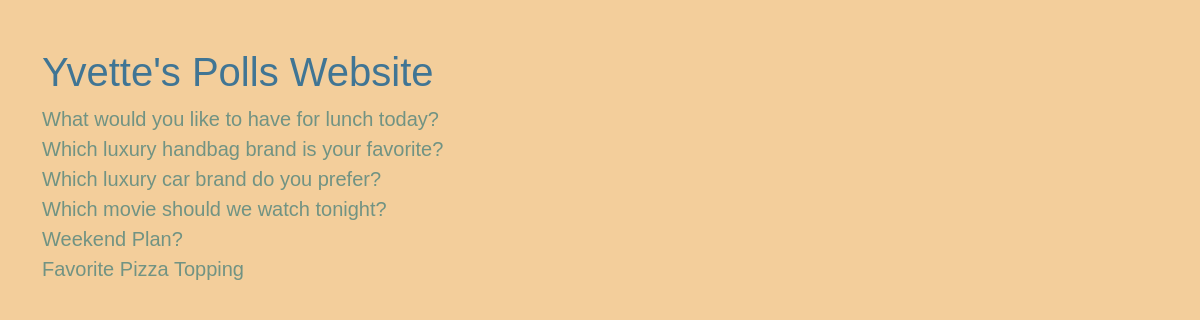
Screenshot of /polls/ with the database file from the repository.
### polls/models.py (models this page shows, shortened)
class Question(models.Model):
    question_text = models.CharField(max_length=200)
    pub_date = models.DateTimeField('date published')
    voter = models.CharField(max_length=50, null=True, blank=True)
    is_multiple_choice = models.BooleanField(default=False)

### polls/views.py (the view)
# urls.py: path('', views.IndexView.as_view(), name='index'),
class IndexView(generic.ListView):
    template_name = 'polls/index.html'
    context_object_name = 'latest_question_list'
    def get_queryset(self):
        return Question.objects.filter(pub_date__lte=timezone.now()).order_by('-pub_date')[:20]

### polls/templates/polls/index.html (shortened to what this page needs)
{% load static %}
<html>
<head>
    <link rel="stylesheet" href="{% static 'polls/style.css' %}">
    {% load bootstrap5 %}
    {% bootstrap_css %}
</head>
<body>
    <div class="container">
        <h1>Yvette's Polls Website</h1>
        {% if latest_question_list %}
            <ul class="list-unstyled">
            {% for question in latest_question_list %}
                <li><a class="text-decoration-none" href="{% url 'polls:detail' question.id %}">{{ question.question_text }}</a></li>
            {% endfor %}
            </ul>
        {% else %}
            <p>No polls are available.</p>
        {% endif %}
    </div>
</body>
</html>

### polls/static/polls/style.css (style rules this page uses)
body { background: rgb(243, 206, 155) url("images/vote2.png") no-repeat; background-size:50%; background-position: right bottom; }
li a { font-family: "Verdana", sans-serif; font-size: 20px; color: rgb(113, 147, 131); line-height: 1.5; }

### polls/templates/polls/index.html (style rules this page uses)
li a { font-family: "Verdana", sans-serif; font-size: 20px; color: rgb(113, 147, 131); line-height: 1.5; }
body { background-color: rgb(243, 206, 155); }
h1 { font-family: "Avenir Next Condensed", sans-serif; color: rgb(64, 117, 148); }

### rows the page displays
Question: question_text "What would you like to have for lunch today?"
Question: question_text "Which luxury handbag brand is your favorite?"
Question: question_text "Which luxury car brand do you prefer?"
Question: question_text "Which movie should we watch tonight?"
Question: question_text "Weekend Plan?"
Question: question_text "Favorite Pizza Topping"
